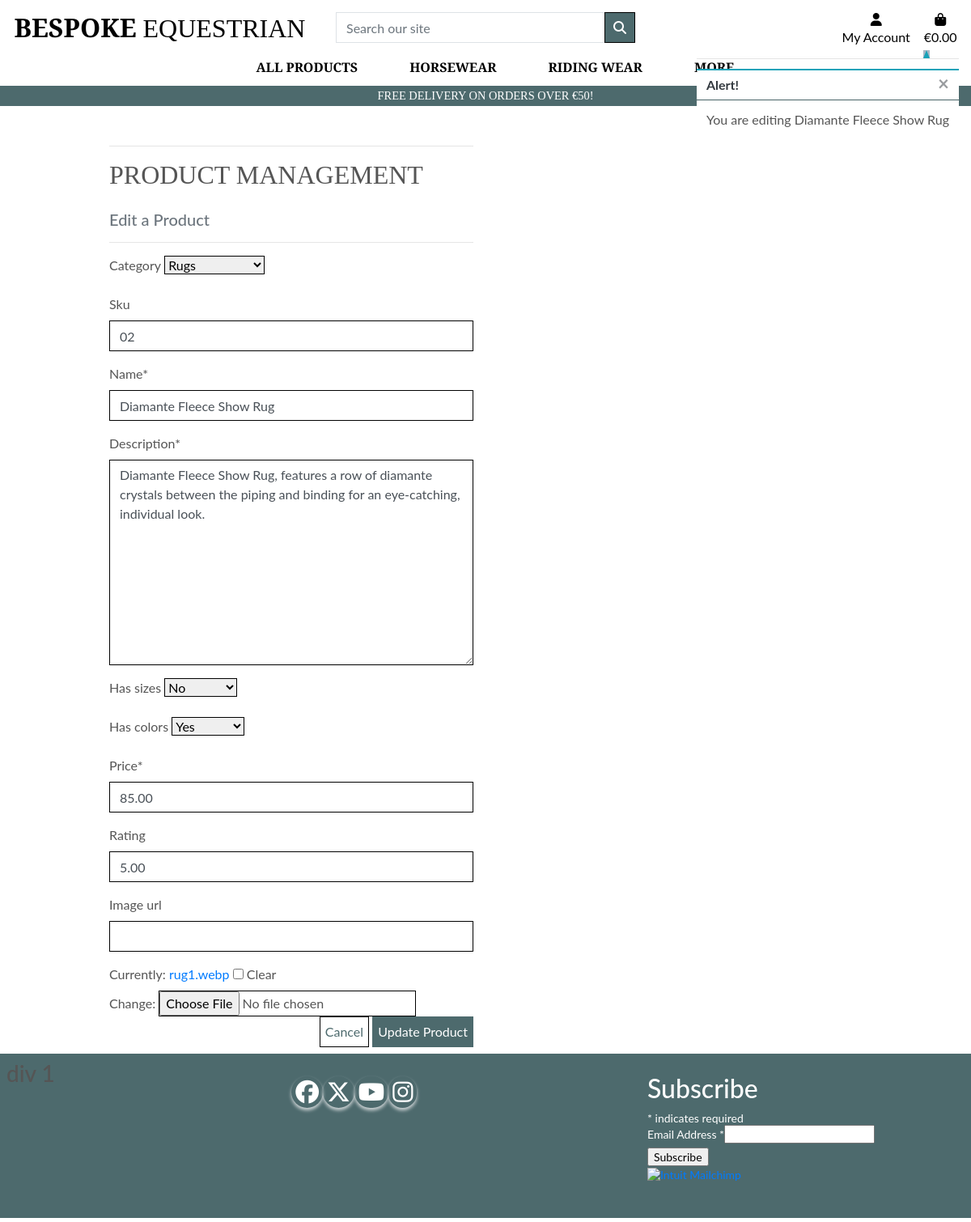
Page /products/edit/2/ (signed in) on the committed database.
### products/models.py (models this page shows)
class Product(models.Model):
    category = models.ForeignKey('Category', null=True, blank=True, on_delete=models.SET_NULL)
    sku = models.CharField(max_length=254, null=True, blank=True)
    name = models.CharField(max_length=254)
    description = models.TextField()
    has_sizes = models.BooleanField(default=False, null=True, blank=True)
    has_colors =models.BooleanField(default=False, null=True, blank=True)
    price = models.DecimalField(max_digits=6, decimal_places=2)
    rating = models.DecimalField(max_digits=6, decimal_places=2, null=True, blank=True)
    image_url = models.URLField(max_length=1024, null=True, blank=True)
    image = models.FileField(null=True, blank=True)

### products/views.py (the view)
# urls.py: path('edit/<int:product_id>/', views.edit_product, name='edit_product'),
@login_required
def edit_product(request, product_id):
    if not request.user.is_superuser:
        messages.error(request, 'Sorry, only store owners can do that.')
        return redirect(reverse('home'))
    product = get_object_or_404(Product, pk=product_id)
    if request.method == 'POST':
        form = ProductForm(request.POST, request.FILES, instance=product)
        if form.is_valid():
            form.save()
            messages.success(request, 'Successfully updated product!')
            return redirect(reverse('product_detail', args=[product.id]))
        else:
            messages.error(request, 'Failed to update product. Please ensure the form is valid.')
    else:
        form = ProductForm(instance=product)
        messages.info(request, f'You are editing {product.name}')
    template = 'products/edit_product.html'
    context = {
        'form': form,
        'product': product,
    }
    return render(request, template, context)

### products/forms.py (shortened to what this page needs)
class ProductForm(forms.ModelForm):
    class Meta:
        model = Product
        fields = '__all__'
        image = forms.ImageField(label='Image', required=False, widget=CustomClearableFileInput)
    def __init__(self, *args, **kwargs):
        super().__init__(*args, **kwargs)
        categories = Category.objects.all()
        friendly_names = [(c.id, c.get_friendly_name()) for c in categories]
        self.fields['category'].choices = friendly_names
        for field_name, field in self.fields.items():
            field.widget.attrs['class'] = 'border-black rounded-0'

### bag/contexts.py (called while the page is built, shortened)
def bag_contents(request):
    bag_items = []
    total = 0
    product_count = 0
    bag = request.session.get('bag', {})
    if total < settings.FREE_DELIVERY_THRESHOLD:
        delivery = total * Decimal(settings.STANDARD_DELIVERY_PERCENTAGE / 100)
        free_delivery_delta = settings.FREE_DELIVERY_THRESHOLD - total
    else:
        delivery = 0
        free_delivery_delta = 0
    grand_total = delivery + total
    context = {
        'bag_items': bag_items,
        'total': total,
        'product_count': product_count,
        'delivery': delivery,
        'free_delivery_delta': free_delivery_delta,
        'free_delivery_threshold': settings.FREE_DELIVERY_THRESHOLD,
        'grand_total': grand_total,
    }
    return context

### products/models.py (called while the page is built)
    def get_friendly_name(self):
        return self.friendly_name

### products/templates/products/edit_product.html (shortened to what this page needs)
{% extends "base.html" %}
{% load static %}
{% block page_header %}
<div class="container header-container">
</div>
{% endblock %}
{% block content %}
<div class="overlay"></div>
<div class="container">
    <div class="row">
        <div class="col-12 col-md-6">
            <hr>
            <h2 class="logo-font mb-4">Product Management</h2>
            <h5 class="text-muted">Edit a Product</h5>
            <hr>
        </div>
    </div>
    <div class="row">
        <div class="col-12 col-md-6">
            <form method="POST" action="{% url 'edit_product' product.id %}" class="form mb-2"
                enctype="multipart/form-data">
                {% for field in form %}
                {% if field.name != 'image' %}
                {{ field | as_crispy_field }}
                {% else %}
                {{ field }}
                {% endif %}
                {% endfor %}
                <div class="text-right">
                    <a class="btn btn-outline-black rounded-0" href="{% url 'products' %}">Cancel</a>
                    <button class="btn btn-black rounded-0" type="submit">Update Product</button>
                </div>
            </form>
        </div>
    </div>
</div>
{% endblock %}

### static/css/base.css (style rules this page uses)
html { height: 100%; }
body { background-size: cover; height: calc(100vh - 164px); color: #555; font-family: 'Lato'; min-height: 100vh; display: flex; flex-direction: column; }
.logo-font { text-transform: uppercase; font-family: 'Playfair Display' }
.btn-black { background: #4D6A6D; color: white; }
.btn-outline-black { background: white; color: #4D6A6D !important; border: 1px solid black; }
.border-black { border: 1px solid black !important; }
.overlay { height: 100%; width: 100%; top: 0; left: 0; position: fixed; background: white; z-index: -1; }
@media (min-width: 1200px) { .container { max-width: 80%; } }
@media (min-width: 992px) { .header-container { padding-top: 164px; } }
.btn.btn-outline-black.rounded-0, .btn.btn-black.rounded-0 { padding: .375rem .375rem; }

### rows in the picture
Product: category "Rugs" "02" "Diamante Fleece Show Rug" "Diamante Fleece Show Rug, features a row of diamante crystals between the piping and binding for an eye-catching, individual look." "No" "Yes" "85.00" "5.00"

### other values in the picture
{{ free_delivery_threshold }} "50"
{{ message }} "You are editing Diamante Fleece Show Rug"
